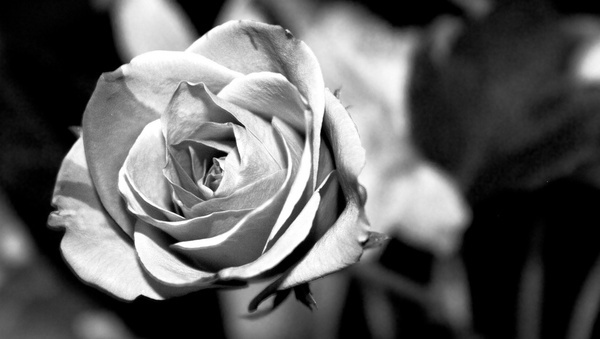
%> input picture Assignment/matlab/mawar.jpg, 600 x 339 px
$ octave tugas3.m   (GNU Octave 9; MATLAB toolbox functions it lacks are replaced by stand-ins)
%> lines starting %> are read from the running program, lines starting %| are printed output that depends on the picture
clc;close all;clear
I = imread('mawar.jpg');
%> I is the input picture: size 339x600 uint8; min 0, max 255, mean 93.6
B = bwmorph(I,'skel',Inf)
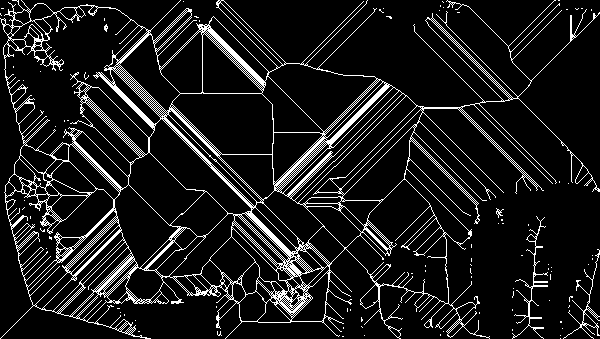
%> B: size 339x600 logical; 10.3% white in thin lines or dots
imshowpair(I,B,'montage')
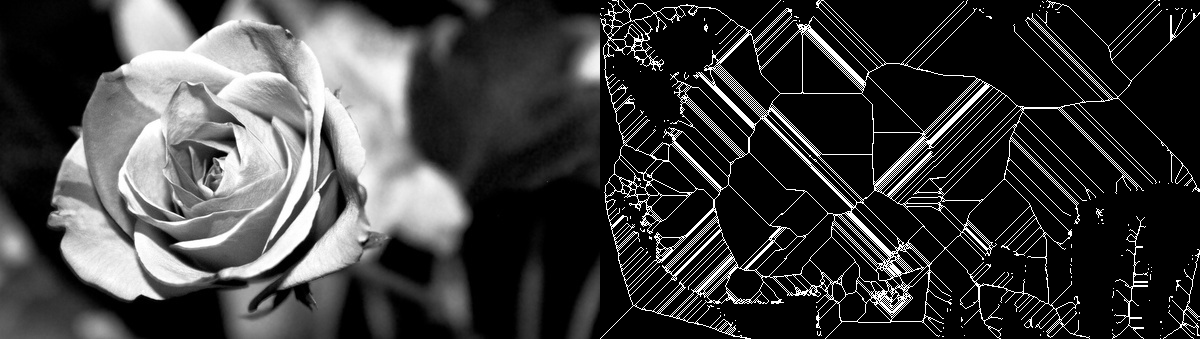
%> displayed picture: size 339x1200, on the screen's scale of 0 to 255; min 0, max 255, mean 60
